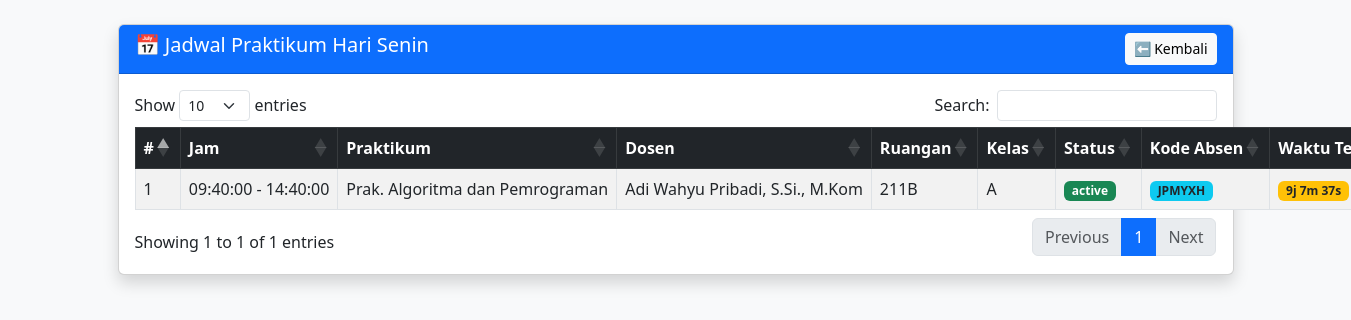
The app's page /views/staff_lab/Jadwal_perhari_praktikum.php?hari=Senin with its own data.
### tables this page shows
CREATE TABLE `jadwal_praktikum` (
  `id` int(11) NOT NULL,
  `praktikum_id` int(11) NOT NULL,
  `dosen_id` int(11) NOT NULL,
  `ruangan_id` int(11) NOT NULL,
  `hari` varchar(20) NOT NULL,
  `jam_mulai` time NOT NULL,
  `jam_selesai` time NOT NULL,
  `kelas` varchar(5) NOT NULL,
  `group` tinyint(1) NOT NULL DEFAULT 1,
  `kode_random` varchar(20) DEFAULT NULL,
  `absen_open_until` datetime DEFAULT NULL,
  `status` enum('active','canceled','completed') DEFAULT 'active',
  `created_at` timestamp NOT NULL DEFAULT current_timestamp(),
  `updated_at` timestamp NOT NULL DEFAULT current_timestamp() ON UPDATE current_timestamp(),
  `group_config` longtext DEFAULT NULL CHECK (json_valid(`group_config`))
);

CREATE TABLE `praktikum` (
  `id` int(11) NOT NULL,
  `mata_kuliah_id` int(11) NOT NULL,
  `nama_praktikum` varchar(150) NOT NULL,
  `semester` enum('ganjil','genap') NOT NULL,
  `tahun_ajaran` varchar(20) NOT NULL,
  `status` enum('aktif','nonaktif') DEFAULT 'aktif',
  `created_at` timestamp NOT NULL DEFAULT current_timestamp(),
  `updated_at` timestamp NOT NULL DEFAULT current_timestamp() ON UPDATE current_timestamp()
);

CREATE TABLE `dosen` (
  `id` int(11) NOT NULL,
  `nidn` varchar(20) NOT NULL,
  `nama` varchar(100) NOT NULL,
  `email` varchar(100) DEFAULT NULL,
  `no_hp` varchar(15) DEFAULT NULL,
  `jurusan` varchar(50) NOT NULL,
  `bidang_keahlian` varchar(100) DEFAULT NULL,
  `status` enum('tetap','tidak_tetap','inactive') DEFAULT 'tetap',
  `created_at` timestamp NOT NULL DEFAULT current_timestamp()
);

CREATE TABLE `ruangan` (
  `id` int(11) NOT NULL,
  `kode_ruangan` varchar(20) NOT NULL,
  `nama_ruangan` varchar(100) NOT NULL,
  `kapasitas` int(11) NOT NULL,
  `lokasi` varchar(100) DEFAULT NULL,
  `fasilitas` text DEFAULT NULL,
  `status` enum('active','maintenance','inactive') DEFAULT 'active',
  `created_at` timestamp NOT NULL DEFAULT current_timestamp()
);

### views/staff_lab/Jadwal_perhari_praktikum.php (the view, shortened to what this page needs)
<?php
$database = new Database();
$db = $database->getConnection();
$hari = $_GET['hari'] ?? '';
$query = "SELECT jp.*, p.nama_praktikum, d.nama as nama_dosen, r.kode_ruangan
          FROM jadwal_praktikum jp
          JOIN praktikum p ON jp.praktikum_id=p.id
          JOIN dosen d ON jp.dosen_id=d.id
          JOIN ruangan r ON jp.ruangan_id=r.id
          WHERE jp.hari=?
          ORDER BY jp.jam_mulai";
$stmt = $db->prepare($query);
$stmt->execute([$hari]);
$jadwalHari = $stmt->fetchAll(PDO::FETCH_ASSOC);
?>
<!DOCTYPE html>
<html lang="id">
<head>
    <link href="https://cdn.jsdelivr.net/npm/bootstrap@5.3.0/dist/css/bootstrap.min.css" rel="stylesheet">
    <link href="https://cdn.datatables.net/1.13.6/css/dataTables.bootstrap5.min.css" rel="stylesheet">
    <link href="https://cdn.datatables.net/responsive/2.5.0/css/responsive.bootstrap5.min.css" rel="stylesheet">
</head>
<body class="bg-light">
<div class="container mt-4">
    <div class="card shadow">
        <div class="card-header bg-primary text-white d-flex justify-content-between">
            <h5>📅 Jadwal Praktikum Hari <?= htmlspecialchars($hari) ?></h5>
            <a href="JadwalPraktikum.php" class="btn btn-light btn-sm">⬅ Kembali</a>
        </div>
        <div class="card-body">
            <table id="jadwalHariTable" class="table table-striped table-bordered nowrap" style="width:100%">
                <thead class="table-dark">
                    <tr>
                        <th>#</th>
                        <th>Jam</th>
                        <th>Praktikum</th>
                        <th>Dosen</th>
                        <th>Ruangan</th>
                        <th>Kelas</th>
                        <th>Status</th>
                        <th>Kode Absen</th>
                        <th>Waktu Tersisa</th>
                    </tr>
                </thead>
                <tbody>
                    <?php foreach ($jadwalHari as $i => $row): ?>
                        <tr>
                            <td><?= $i+1 ?></td>
                            <td><?= htmlspecialchars($row['jam_mulai']) ?> - <?= htmlspecialchars($row['jam_selesai']) ?></td>
                            <td><?= htmlspecialchars($row['nama_praktikum']) ?></td>
                            <td><?= htmlspecialchars($row['nama_dosen']) ?></td>
                            <td><?= htmlspecialchars($row['kode_ruangan']) ?></td>
                            <td><?= htmlspecialchars($row['kelas']) ?></td>
                            <td>
                                <span class="badge <?= $row['status']=='active' ? 'bg-success' : 'bg-secondary' ?>">
                                    <?= htmlspecialchars($row['status']) ?>
                                </span>
                            </td>
                            <td>
                                <?php if (!empty($row['kode_random'])): ?>
                                    <span class="badge bg-info text-dark"><?= htmlspecialchars($row['kode_random']) ?></span>
                                <?php else: ?>
                                    <span class="text-muted">-</span>
                                <?php endif; ?>
                            </td>
                            <td>
                                <span class="badge bg-warning text-dark countdown"
                                      data-end="<?= htmlspecialchars($row['jam_selesai']) ?>"></span>
                            </td>
                        </tr>
                    <?php endforeach; ?>
                </tbody>
            </table>
        </div>
    </div>
</div>
</body>
</html>

### records on screen
jadwal_praktikum: jam_mulai "09:40:00", jam_selesai "14:40:00", praktikum.nama_praktikum "Prak. Algoritma dan Pemrograman", dosen.nama "Adi Wahyu Pribadi, S.Si., M.Kom", ruangan.kode_ruangan "211B", kelas "A", status "active", kode_random "JPMYXH"

### other values on screen
$hari "Senin"
